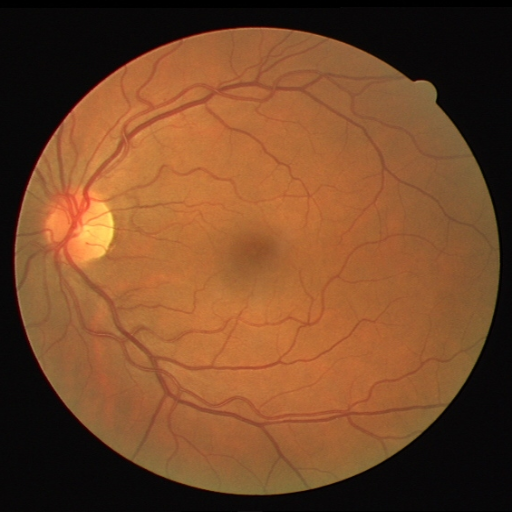
#> input picture sample/image.png, 512 x 512 px, found by its file name
$ jupyter execute morphology.ipynb   (older library calls are emulated)
#> lines starting #> are read from the running program, lines starting #| are printed output that depends on the picture; after the words box and inside, x2 and y2 are one past the last pixel; in counts of white or black regions, pixels touching at a corner belong together; long printed decimals are rounded
[cell 1]
#Gerekli kütüphanelerin indirilmesi yapıldı
import cv2
import numpy as np
import matplotlib.pyplot as plt
from pathlib import Path
import pandas as pd
from tabulate import tabulate

[cell 2]
img = cv2.imread(r"..\sample\image.png")
#> img is the input picture: shape (512, 512, 3); mean B, G, R 40.7, 72.5, 117.8
green = img[:, :, 1]
plt.imshow(green , cmap='gray')
plt.title("Yeşil Kanal")
plt.axis('off')
plt.show()

[cell 3]
#Giriş görüntüsünün mask işlemleri için kırmızı kanalı alınır
red = img[:, :, 2]
plt.imshow(red , cmap='gray')
plt.title("Kırmızı Kanal")
plt.axis('off')
plt.show()

[cell 4]
def create_fov_mask(red_channel):
    _, mask = cv2.threshold(red_channel, 15, 255, cv2.THRESH_BINARY)
    return mask
mask=create_fov_mask(red)
#> in create_fov_mask, `_, mask = cv2.threshold(red_channel, 15, 255, cv2.THRESH_BINARY)`:
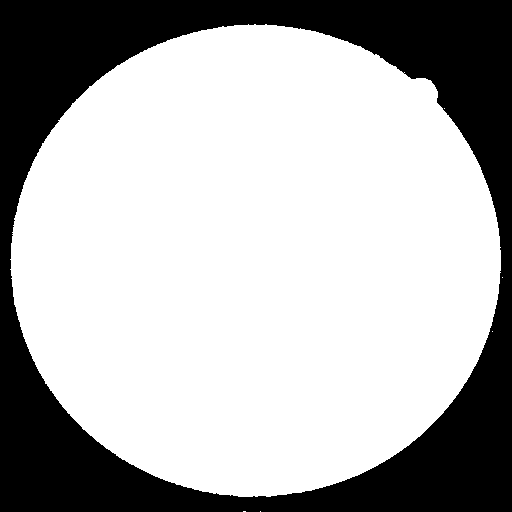
#> mask: shape (512, 512); 69.4% white; 1 black region, box (x1, y1, x2, y2) and area: (0, 0, 512, 512) 80144
plt.imshow(mask , cmap='gray')
plt.title("Maske")
plt.axis('off')
plt.show()

[cell 5]
#Giriş görüntüsündeki gürültü oranına göre uygulanacak filtreyi seçiyor
def estimate_noise_level(img):
    """Görüntüdeki gürültü seviyesini tahmin eder."""
    if len(img.shape) == 3:
        gray = cv2.cvtColor(img, cv2.COLOR_BGR2GRAY)
    else:
        gray = img

    laplacian = cv2.Laplacian(gray, cv2.CV_64F)
    noise_level = np.std(laplacian)
    return noise_level

def apply_median_filter(img, kernel_size=5):
    """Medyan filtre uygular."""
    return cv2.medianBlur(img, kernel_size)

def denoise_image(img):
    """Gürültü seviyesine göre en uygun gürültü temizleme yöntemini uygular."""
    # Gürültü seviyesini tahmin et
    noise_level = estimate_noise_level(img)
    print(f"Tahmin edilen gürültü seviyesi: {noise_level}")

    # Düşük gürültü
    if noise_level < 30:
        print("Düşük gürültü seviyesi tespit edildi.")
    else:
        print("Yüksek gürültü seviyesi tespit edildi.")

        # Filtre uygula ve sonucu görselleştir
        img_filtered = apply_median_filter(img)
        img = img_filtered

    return img

# Görüntüyü yükle
img = cv2.cvtColor(img, cv2.COLOR_BGR2RGB)

# Gürültü temizleme işlemini uygula
sonuc = denoise_image(img)
#> in estimate_noise_level, `laplacian = cv2.Laplacian(gray, cv2.CV_64F)`:
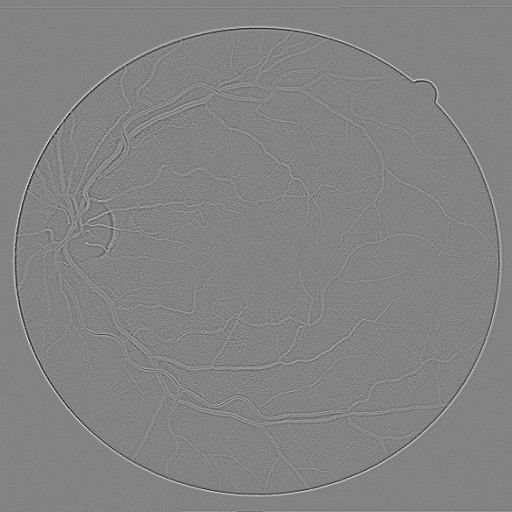
#> laplacian: shape (512, 512) float64; min -106, max 100, mean 0; drawn with min black and max white
#> in estimate_noise_level, `noise_level = np.std(laplacian)`: noise_level = 7.56
#| Tahmin edilen gürültü seviyesi: 7.563
plt.imshow(sonuc )
plt.title("Blur Sonucu")
plt.axis('off')
plt.show()

[cell 6]
def get_edges(img):
    """Kenar tespiti işlemleri ve ara adımların görselleştirilmesi."""
    # İlk eşikleme
    ret, thresh1 = cv2.threshold(img, 25, 255, cv2.THRESH_BINARY)

    # Kenar tespiti
    edge = cv2.Canny(thresh1, 50, 150)

    # Dilate işlemi
    kernel = np.ones((7, 7), np.uint8)
    edge_dilated = cv2.dilate(edge, kernel, iterations=1)

    # Kenarlara maske ekleme
    edge_combined = cv2.add(edge_dilated, 255 - thresh1)

    # Görselleştirme
    steps = [img, thresh1, edge, edge_dilated, edge_combined]
    titles = [
        "Orijinal Görüntü",
        "Eşiklenmiş Görüntü",
        "Canny Kenarları",
        "Dilate Sonrası Kenarlar",
        "Birleştirilmiş Görüntü"
    ]

    plt.figure(figsize=(15, 8))
    for i, step in enumerate(steps):
        cmap = 'gray' if len(step.shape) == 2 else None
        plt.subplot(1, 5, i + 1)
        plt.imshow(step, cmap=cmap)
        plt.title(titles[i])
        plt.axis('off')
    plt.tight_layout()
    plt.show()

    return edge_combined

# Görüntüyü yükle
img = cv2.imread(r"..\sample\image.png", cv2.IMREAD_GRAYSCALE)
#> img: shape (512, 512); min 0, max 227, mean 85.4

# Kenar tespiti işlemini uygula ve görselleştir
edges = get_edges(img)
#> in get_edges, `ret, thresh1 = cv2.threshold(img, 25, 255, cv2.THRESH_BINARY)`: thresh1: shape (512, 512); 68.7% white; 1 black region, box (x1, y1, x2, y2) and area: (0, 0, 512, 512) 82090
#> in get_edges, `edge = cv2.Canny(thresh1, 50, 150)`: edge: shape (512, 512); 0.6% white in thin lines or dots, all inside (x1, y1, x2, y2) = (12, 25, 501, 496)
#> in get_edges, `edge_dilated = cv2.dilate(edge, kernel, iterations=1)`: edge_dilated: shape (512, 512); 5% white; 1 white region, box (x1, y1, x2, y2) and area: (9, 22, 504, 499) 13098
#> in get_edges, `edge_combined = cv2.add(edge_dilated, 255 - thresh1)`:
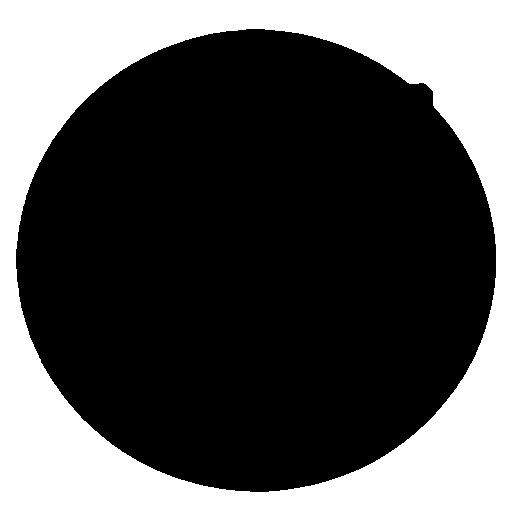
#> edge_combined: shape (512, 512); 33.8% white; 1 white region, box (x1, y1, x2, y2) and area: (0, 0, 512, 512) 88589
#> the loop in get_edges, `for i, step in enumerate(steps):` made 5 passes

[cell 7]
def process_optic_disc(image):
    """Optik diski tespit etmek için işleme ve Hough Circle algoritması."""
    gurultu=denoise_image(image)
#| Tahmin edilen gürültü seviyesi: 7.682
    gray = cv2.cvtColor(gurultu, cv2.COLOR_BGR2GRAY)

    # Parlak alanları maskeleme
    _, thresholded = cv2.threshold(gray, 170, 255, cv2.THRESH_BINARY)

    # Gürültüyü azaltma
    blurred = cv2.GaussianBlur(thresholded, (7, 7), 2)

    # Hough Daire Tespiti
    circles = cv2.HoughCircles(
        blurred,
        cv2.HOUGH_GRADIENT,
        dp=1.5,
        minDist=50,
        param1=30,
        param2=20,  # Daha hassas eşik
        minRadius=20,
        maxRadius=60
    )

    # Optik diski çizen fonksiyon
    output = image.copy()
    if circles is not None:
        circles = circles[0, :].astype("int")
        for i, (x, y, r) in enumerate(circles):
            if i == 0:  # Sadece birinci daireyi çizmek için
                cv2.circle(output, (x, y), r, (0, 255, 0), 3)
                cv2.putText(output, "Optic Disc", (x - 10, y - 10), cv2.FONT_HERSHEY_SIMPLEX, 0.6, (0, 255, 0), 2)

    return gray, thresholded, blurred, output

# Görüntüyü yükle
image = cv2.imread(r"..\sample\image.png")

# İşlem adımlarını uygula
gray, thresholded, blurred, output = process_optic_disc(image)
#> in process_optic_disc, `_, thresholded = cv2.threshold(gray, 170, 255, cv2.THRESH_BINARY)`:
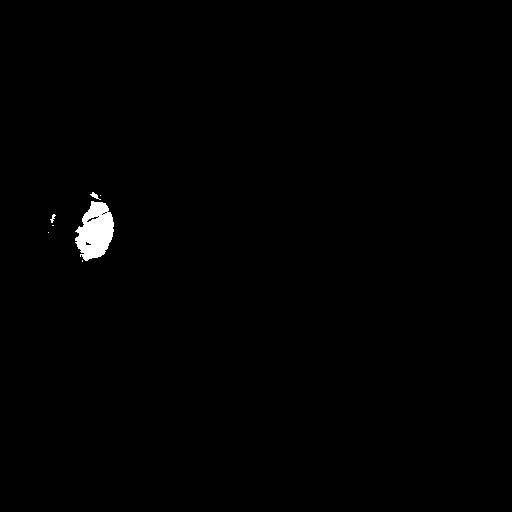
#> thresholded: shape (512, 512); 0.62% white; 7 white regions (4 under 20 px), largest, box (x1, y1, x2, y2) and area: (75, 201, 114, 261) 1569, (90, 192, 101, 200) 34, (50, 214, 56, 223) 24
#> in process_optic_disc, `circles = cv2.HoughCircles( blurred, cv2.HOUGH_GRADIENT, dp=1.5, minDi..`: circles = [[80.25, 225.8, 32.6]]
#> in process_optic_disc, `circles = circles[0, :].astype("int")`: circles = [[80, 225, 32]]
#> the loop in process_optic_disc, `for i, (x, y, r) in enumerate(circles):` made 1 pass
#> after the loop in process_optic_disc, `for i, (x, y, r) in enumerate(circles):`:
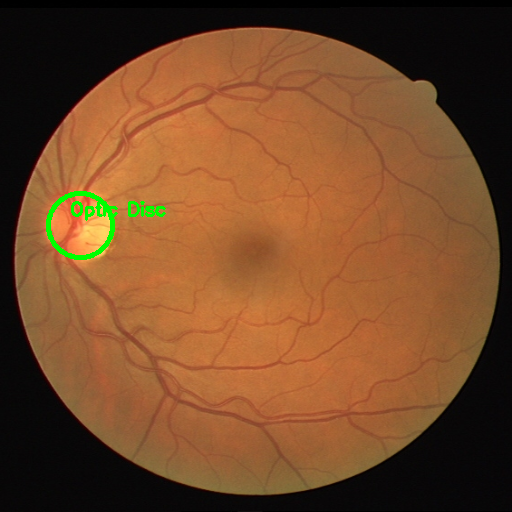
#> output: shape (512, 512, 3); 0.63% of pixels changed, all inside (x1, y1, x2, y2) = (46, 191, 166, 260)

# Adımları görselleştir
steps = [image, gray, thresholded, blurred, output]
titles = [
    "Orijinal Görüntü",
    "Gri Tonlamalı Görüntü",
    "Eşiklenmiş Görüntü",
    "Bulanıklaştırılmış Görüntü",
    "Sonuç (Optik Disk Tespiti)"
]

plt.figure(figsize=(15, 10))
for i, (step, title) in enumerate(zip(steps, titles)):
    cmap = 'gray' if len(step.shape) == 2 else None
    plt.subplot(1, 5, i + 1)
    plt.imshow(cv2.cvtColor(step, cv2.COLOR_BGR2RGB) if cmap is None else step, cmap=cmap)
    plt.title(title)
    plt.axis('off')
#> this loop made 5 passes
#> title on passes 1 to 5: 'Orijinal Görüntü', 'Gri Tonlamalı Görüntü', 'Eşiklenmiş Görüntü', 'Bulanıklaştırılmış Görüntü', 'Sonuç (Optik Disk Tespiti)'
plt.tight_layout()
plt.show()
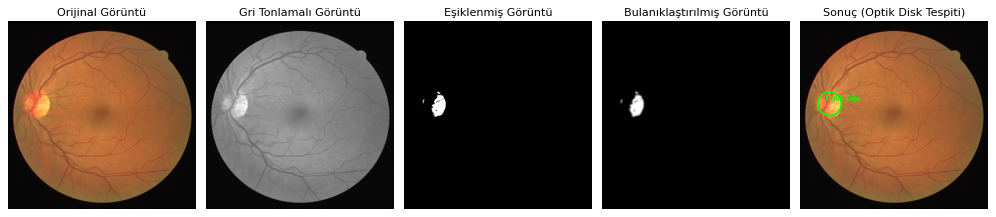
#> figure drawn by matplotlib, 5 panels

[cell 8]
def make_normalizer():
    return cv2.createCLAHE(clipLimit=3.2, tileGridSize=(6, 6))
def normalize_histogram(img, normalizer):
    return normalizer.apply(img)


normalizer=make_normalizer()
clahe=normalize_histogram(green, normalizer)

plt.imshow(clahe, cmap="gray")
plt.title("Clahe Sonucu")
plt.axis('off')
plt.show()

[cell 9]
def get_kernels():
    kernel_sizes = [(3, 3), (5, 5), (11, 11), (17, 17)]
    return [cv2.getStructuringElement(cv2.MORPH_ELLIPSE, size) for size in kernel_sizes]

def morph_open_close(img, kernels):
    img = img.copy()
    for kernel in kernels:
        img = cv2.erode(img, kernel)
        img = cv2.dilate(img, kernel)
        img = cv2.dilate(img, kernel)
        img = cv2.erode(img, kernel)
    return img


kernels=get_kernels()
#> kernels = 4 items
morph=morph_open_close(clahe,kernels)
#> the loop in morph_open_close, `for kernel in kernels:` made 4 passes
#> kernel on pass 1: [[0, 1, 0], [1, 1, 1], [0, 1, 0]]
#> after the loop in morph_open_close, `for kernel in kernels:`:
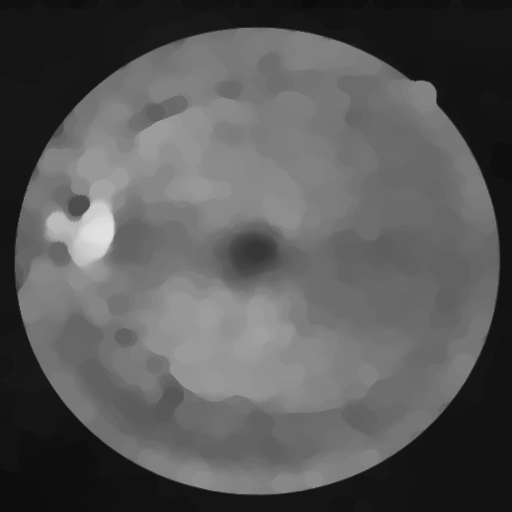
#> img: shape (512, 512); min 11, max 224, mean 88.3

plt.imshow(morph, cmap="gray")
plt.title("Morfolojik İşlem Sonucu")
plt.axis('off')
plt.show()

[cell 10]
def subtract(img1, img2):
    return cv2.subtract(img1, img2)

sub =subtract(morph,clahe)
plt.imshow(sub, cmap="gray")
plt.title("Çıkarma Sonucu")
plt.axis('off')
plt.show()

[cell 11]
def normalize_histogram(img, normalizer):
    return normalizer.apply(img)

hist = normalize_histogram(sub,normalizer)
plt.imshow(hist, cmap="gray")
plt.title("Normalize Sonucu")
plt.axis('off')
plt.show()

[cell 12]
def thresh(img):
    return cv2.threshold(img, 20, 255, cv2.THRESH_BINARY)[1]


th1=thresh(hist)
#> in thresh, `return cv2.threshold(img, 20, 255, cv2.THRESH_BINARY)[1]`:
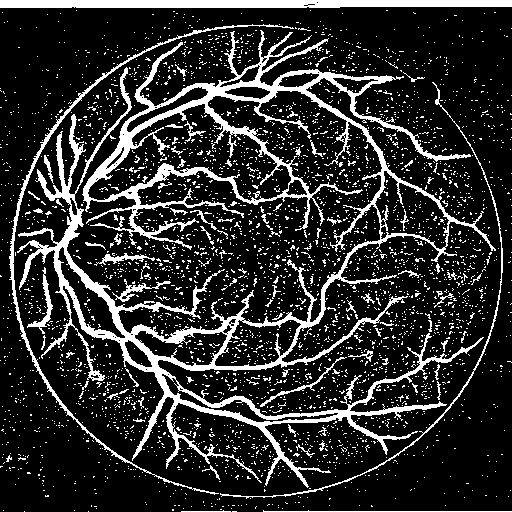
#> returned value: shape (512, 512); 18% white; 3808 white regions (3724 under 20 px)
plt.imshow(th1,cmap="gray")
plt.title("Threshold Sonucu")
plt.axis('off')
plt.show()

[cell 13]
def create_mask(img):
    return np.ones(img.shape[:2], dtype="uint8") * 255

def make_contours(img, mask):
    contours, _ = cv2.findContours(img.copy(), cv2.RETR_LIST, cv2.CHAIN_APPROX_SIMPLE)
    for contour in contours:
        if cv2.contourArea(contour) <= 150:
            cv2.drawContours(mask, [contour], -1, 0, -1)

def make_bitwise(img, noise_mask):
    return cv2.bitwise_and(img, img, mask=noise_mask)

# Assuming th1, tekrar, and kenarlar are already defined as your thresholded image, original image, and edge-detected image
noisemask = create_mask(th1)
#> noisemask: shape (512, 512); every value is 255
make_contour = make_contours(th1, noisemask)
#> in make_contours, `contours, _ = cv2.findContours(img.copy(), cv2.RETR_LIST, cv2.CHAIN_AP..`: contours = 3944 contours, 3900 with area under 20; largest, box (x1, y1, x2, y2) and area: (17, 30, 496, 488) 42542, (87, 103, 292, 202) 9079, (0, 0, 512, 8) 3400, (374, 170, 450, 250) 3147, (214, 319, 302, 367) 2614
#> the loop in make_contours, `for contour in contours:` made 3944 passes
#> contour on passes 1 to 3: [[232, 511], [236, 511]], [[88, 511]], [[24, 511]]
#> after the loop in make_contours, `for contour in contours:`:
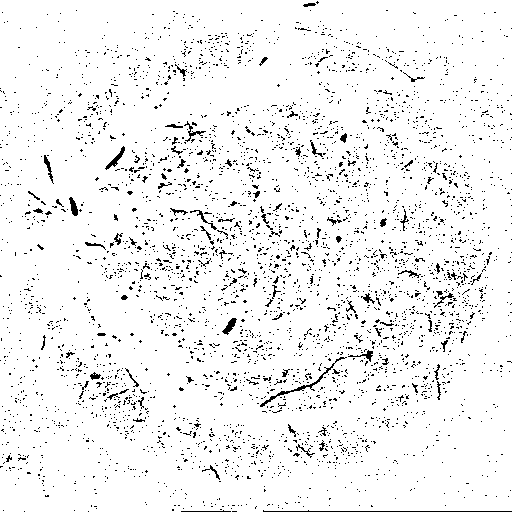
#> mask: shape (512, 512); 94.7% white; black in thin lines or dots
masked = make_bitwise(hist, noisemask)
masked1 = cv2.subtract(masked, edges)

# Visualizing the result
plt.figure(figsize=(10, 8))

# Display the original image, mask, and processed image
plt.subplot(1, 3, 1)
plt.imshow(hist, cmap='gray')
plt.title("Original Image")
plt.axis('off')

plt.subplot(1, 3, 2)
plt.imshow(noisemask, cmap='gray')
plt.title("Noise Mask")
plt.axis('off')

plt.subplot(1, 3, 3)
plt.imshow(masked1, cmap='gray')
plt.title("Processed Image")
plt.axis('off')

plt.tight_layout()
plt.show()

[cell 14]
finalresult=thresh(masked1)
#> in thresh (call 2), `return cv2.threshold(img, 20, 255, cv2.THRESH_BINARY)[1]`: returned value: shape (512, 512); 10.2% white; 27 white regions (20 under 20 px), largest, box (x1, y1, x2, y2) and area: (17, 30, 496, 486) 24326, (35, 68, 132, 206) 1444, (27, 267, 53, 334) 336
plt.imshow(finalresult, cmap="gray")
plt.title("Son Görsel")
plt.axis('off')
plt.show()

[cell 15]
def calculate_iou(pred, label):
    intersection = np.logical_and(pred, label).sum()
    union = np.logical_or(pred, label).sum()
    return intersection / union if union != 0 else 0

label= cv2.imread(r"..\sample\label.png")
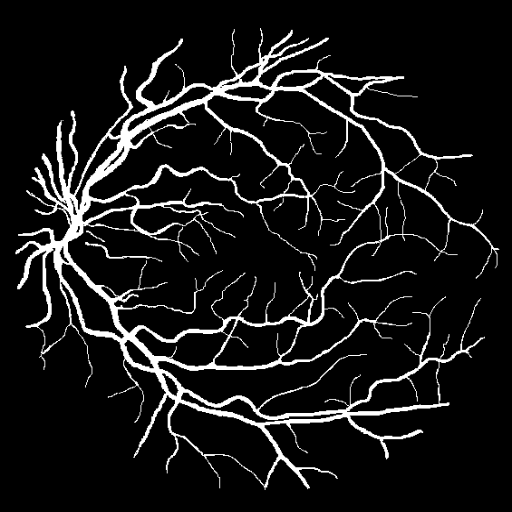
#> input picture sample/label.png, 512 x 512 px, found by its file name
#> label is the input picture: shape (512, 512, 3); min 0, max 255, mean 22.8
label=label[:, :, 1]
#> label: shape (512, 512)
print(calculate_iou(finalresult, label))
#> in calculate_iou, `intersection = np.logical_and(pred, label).sum()`: intersection = 22379
#> in calculate_iou, `union = np.logical_or(pred, label).sum()`: union = 37383
#| 0.5986

# Visualizing the result
plt.figure(figsize=(10, 8))

plt.subplot(1, 3, 1)
plt.imshow(green, cmap='gray')
plt.title("Original Image")
plt.axis('off')

plt.subplot(1, 3, 2)
plt.imshow(label, cmap='gray')
plt.title("label")
plt.axis('off')

plt.subplot(1, 3, 3)
plt.imshow(finalresult, cmap='gray')
plt.title("Processed Image")
plt.axis('off')

plt.tight_layout()
plt.show()
